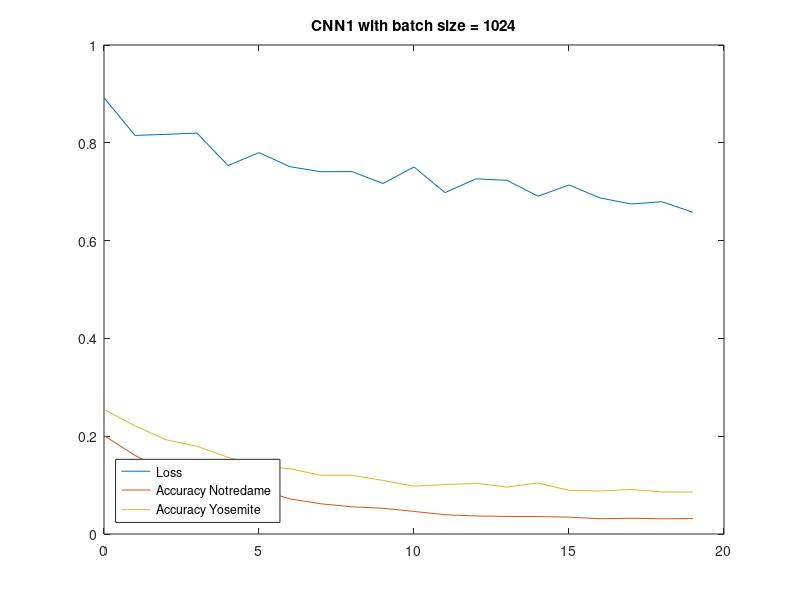

Recreate this plot in MATLAB.
Losses=csvread('output.csv');
AccuracyYosemite=csvread('accuracyyosemite.csv');
AccuracyNotreDame=csvread('accuracynotredame.csv');
epoch = Losses(:, 1);
loss = Losses(:, 2);
plot(epoch, loss)

title('CNN1 with batch size = 1024')

hold on

epoch = AccuracyNotreDame(:, 1);
accuracynotredame = AccuracyNotreDame(:, 2);
plot(epoch, accuracynotredame)

epoch = AccuracyYosemite(:, 1);
accuracyyosemite = AccuracyYosemite(:, 2);
plot(epoch, accuracyyosemite)

legend({'Loss', 'Accuracy Notredame', 'Accuracy Yosemite'},'Location','southwest')

hold off
